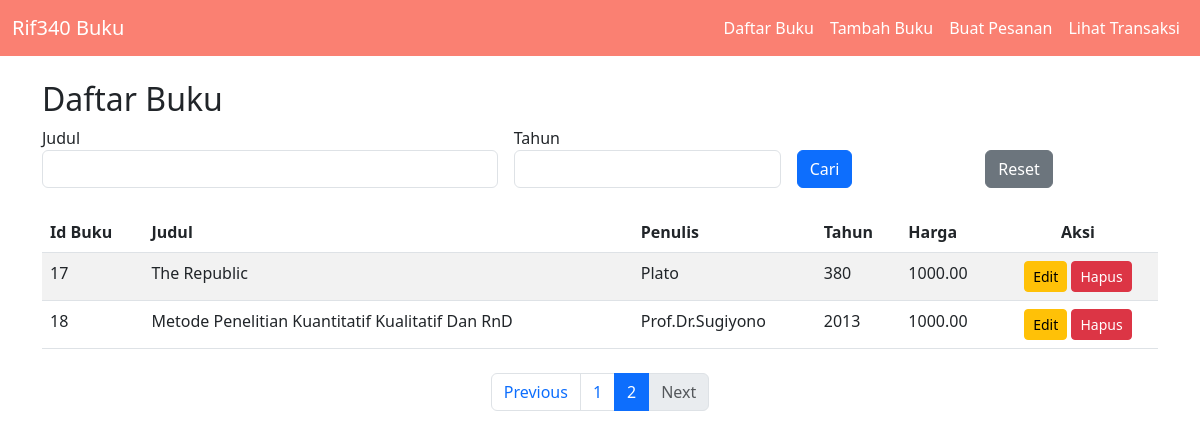
Screenshot of /?page=2 with the database file from the repository.
### tables this page shows
CREATE TABLE `buku` (
  `id` int NOT NULL,
  `judul` varchar(255) NOT NULL,
  `penulis` varchar(255) NOT NULL,
  `tahun_terbit` int NOT NULL,
  `harga` decimal(10,2) NOT NULL,
  `stok` int NOT NULL
);

### index.php (the view, shortened to what this page needs)
<?php
include 'koneksi.php';
$limit = 5;
$page = isset($_GET['page']) ? (int)$_GET['page'] : 1;
$offset = ($page - 1) * $limit;
$search_judul = $_GET['judul'] ?? '';
$search_tahun = $_GET['tahun_terbit'] ?? '';
$where = "WHERE 1=1";
$total_result = $conn->query("SELECT COUNT(*) as total FROM buku $where");
$total_row = $total_result->fetch_assoc();
$total_data = $total_row['total'];
$total_page = ceil($total_data / $limit);
$sql = "SELECT * FROM buku $where LIMIT $limit OFFSET $offset";
$result = $conn->query($sql);
$data = [];
while ($row = $result->fetch_assoc()) {
    $data[] = $row;
}
?>
<!DOCTYPE html>
<html lang="en">
<head>
    <link href="https://cdn.jsdelivr.net/npm/bootstrap@5.3.0/dist/css/bootstrap.min.css" rel="stylesheet">
</head>
<body>
    <?php include 'nav.php'; ?>
    <div class="container mt-4">
        <h2>Daftar Buku</h2>
        <form method="get" class="row g-3 mb-4">
            <div class="col-md-5">
                <label>Judul</label>
                <input type="text" name="judul" class="form-control" value="<?= htmlspecialchars($search_judul) ?>">
            </div>
            <div class="col-md-3">
                <label>Tahun</label>
                <input type="number" name="tahun_terbit" class="form-control" value="<?= htmlspecialchars($search_tahun) ?>">
            </div>
            <div class="col-md-2 align-self-end">
                <button class="btn btn-primary">Cari</button>
            </div>
            <div class="col-md-2 align-self-end">
                <a href="index.php" class="btn btn-secondary">Reset</a>
            </div>
        </form>
        <table class="table table-striped">
            <thead>
                <tr>
                    <th>Id Buku</th>
                    <th>Judul</th>
                    <th>Penulis</th>
                    <th>Tahun</th>
                    <th>Harga</th>
                    <th class="text-center">Aksi</th>
                </tr>
            </thead>
            <tbody>
            <tbody>
                <?php foreach ($data as $row): ?>
                    <tr>
                        <td><?= $row['id'] ?></td>
                        <td><?= htmlspecialchars($row['judul']) ?></td>
                        <td><?= htmlspecialchars($row['penulis']) ?></td>
                        <td><?= $row['tahun_terbit'] ?></td>
                        <td><?= $row['harga'] ?></td>
                        <td class="text-center">
                            <a href="edit.php?id=<?= $row['id'] ?>" class="btn btn-warning btn-sm">Edit</a>
                            <a href="hapus.php?id=<?= $row['id'] ?>" class="btn btn-danger btn-sm">Hapus</a>
                        </td>
                    </tr>
                <?php endforeach; ?>
            </tbody>
        </table>
        <ul class="pagination justify-content-center mt-4">
            <li class="page-item <?= ($page == 1) ? 'disabled' : '' ?>">
                <a class="page-link" href="?page=<?= $page - 1 ?>">Previous</a>
            </li>
            <?php for ($i = 1; $i <= $total_page; $i++) { ?>
                <li class="page-item <?= ($i == $page) ? 'active' : '' ?>">
                    <a class="page-link" href="?page=<?= $i ?>"><?= $i ?></a>
                </li>
            <?php } ?>
            <li class="page-item <?= ($page == $total_page) ? 'disabled' : '' ?>">
                <a class="page-link" href="?page=<?= $page + 1 ?>">Next</a>
            </li>
        </ul>
    </div>
</body>
</html>

### rows the page displays
buku: id "17", judul "The Republic", penulis "Plato", tahun_terbit "380", harga "1000.00"
buku: id "18", judul "Metode Penelitian Kuantitatif Kualitatif Dan RnD", penulis "Prof.Dr.Sugiyono", tahun_terbit "2013", harga "1000.00"
